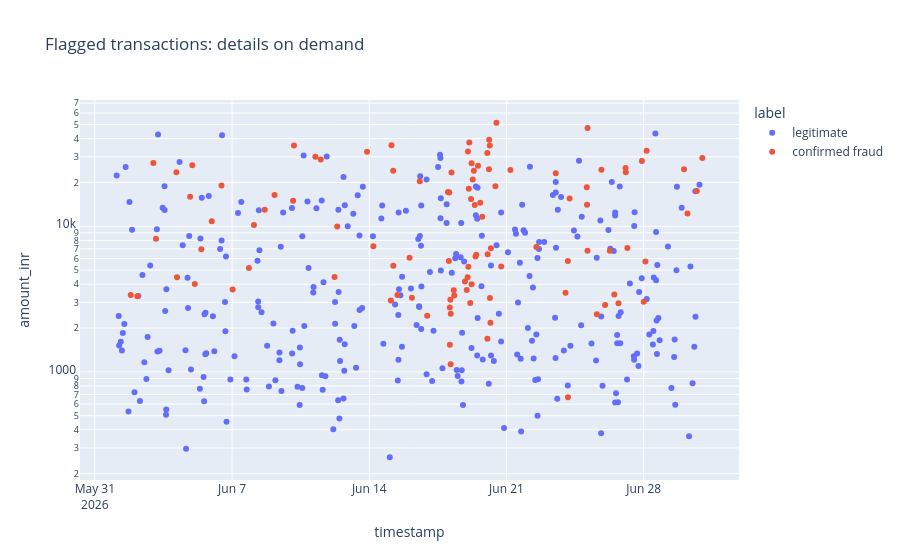
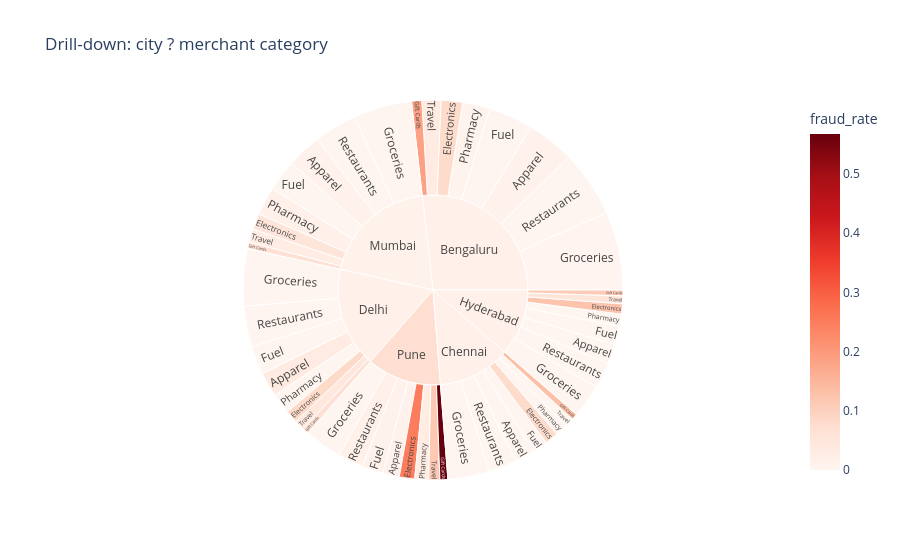

Write notebook code for charts like these, in order.
### Markdown cell above
## Task 5 — Creating an Interactive Case-Review Tool (Request #5)

**Practical context:** Investigators triage flagged cases themselves with zoom, filter and hover-for-details.

**Concept being applied:** **Details-on-demand / tooltips** (Slides 22–23), **dynamic queries** (Slide 15) and **drill-down**
(Slide 24) — Shneiderman's mantra as an actual tool.

**Tasks to complete:**
1. Interactive scatter (plotly) of all transactions with `detector_score >= 0.3`: x = timestamp, y = amount (log),
   colour = `label`, with a tooltip showing txn_id, customer, city, category, distance and score. Set `dragmode="select"`.
2. Interactive **sunburst** for drill-down: city → merchant category, sized by transaction count, coloured by fraud rate.

### Code cell
flagged = tx[tx.detector_score >= 0.3].copy()
fig = px.scatter(flagged, x="timestamp", y="amount_inr", color="label", log_y=True,
                 hover_data=["txn_id", "customer_id", "city", "merchant_category", "distance_from_home_km", "detector_score"],
                 title="Flagged transactions: details on demand")
fig.update_layout(dragmode="select"); fig.show()
summary = tx.groupby(["city", "merchant_category"], as_index=False).agg(transactions=("txn_id", "size"), fraud_rate=("is_fraud", "mean"))
fig_sun = px.sunburst(summary, path=["city", "merchant_category"], values="transactions", color="fraud_rate", color_continuous_scale="Reds", title="Drill-down: city ? merchant category")
fig_sun.show()

### Figure 1 — Plotly figure (JSON) as saved in the notebook; plotly's stock layout.template omitted (floating-point values rounded to 4 significant figures; data arrays with more than 128 entries replaced by an {"elided": "..."} marker saying what was removed)
{"data": [{"customdata": {"elided": "297x6 mixed values"}, "hovertemplate": "label=legitimate<br>timestamp=%{x}<br>amount_inr=%{y}<br>txn_id=%{customdata[0]}<br>customer_id=%{customdata[1]}<br>city=%{customdata[2]}<br>merchant_category=%{customdata[3]}<br>distance_from_home_km=%{customdata[4]}<br>detector_score=%{customdata[5]}<extra></extra>", "legendgroup": "legitimate", "marker": {"color": "#636efa", "symbol": "circle"}, "mode": "markers", "name": "legitimate", "orientation": "v", "showlegend": true, "type": "scatter", "x": {"elided": "297 str values"}, "xaxis": "x", "y": {"elided": "297 float values"}, "yaxis": "y"}, {"customdata": {"elided": "104x6 mixed values"}, "hovertemplate": "label=confirmed fraud<br>timestamp=%{x}<br>amount_inr=%{y}<br>txn_id=%{customdata[0]}<br>customer_id=%{customdata[1]}<br>city=%{customdata[2]}<br>merchant_category=%{customdata[3]}<br>distance_from_home_km=%{customdata[4]}<br>detector_score=%{customdata[5]}<extra></extra>", "legendgroup": "confirmed fraud", "marker": {"color": "#EF553B", "symbol": "circle"}, "mode": "markers", "name": "confirmed fraud", "orientation": "v", "showlegend": true, "type": "scatter", "x": ["2026-06-01T19:58:00.000000", "2026-06-02T04:00:00.000000", "2026-06-02T23:35:00.000000", "2026-06-03T02:50:00.000000", "2026-06-04T03:50:00.000000", "2026-06-04T04:37:00.000000", "2026-06-04T20:39:00.000000", "2026-06-04T23:20:00.000000", "2026-06-05T02:20:00.000000", "2026-06-05T10:21:00.000000", "2026-06-05T23:08:00.000000", "2026-06-06T11:04:00.000000", "2026-06-07T00:43:00.000000", "2026-06-07T20:38:00.000000", "2026-06-08T02:48:00.000000", "2026-06-08T16:02:00.000000", "2026-06-09T04:02:00.000000", "2026-06-10T02:44:00.000000", "2026-06-10T03:50:00.000000", "2026-06-11T06:01:00.000000", "2026-06-11T12:38:00.000000", "2026-06-12T05:28:00.000000", "2026-06-12T08:46:00.000000", "2026-06-13T21:16:00.000000", "2026-06-14T05:02:00.000000", "2026-06-15T02:22:00.000000", "2026-06-15T03:10:00.000000", "2026-06-15T05:24:00.000000", "2026-06-15T05:14:00.000000", "2026-06-15T10:29:00.000000", "2026-06-16T01:16:00.000000", "2026-06-16T04:13:00.000000", "2026-06-16T13:50:00.000000", "2026-06-16T22:54:00.000000", "2026-06-18T00:19:00.000000", "2026-06-18T01:55:00.000000", "2026-06-18T01:28:00.000000", "2026-06-18T02:37:00.000000", "2026-06-18T02:40:00.000000", "2026-06-18T03:45:00.000000", "2026-06-18T03:16:00.000000", "2026-06-18T03:36:00.000000", "2026-06-18T04:39:00.000000", "2026-06-18T07:24:00.000000", "2026-06-18T08:02:00.000000", "2026-06-18T21:07:00.000000", "2026-06-18T23:20:00.000000", "2026-06-19T00:47:00.000000", "2026-06-19T00:25:00.000000", "2026-06-19T01:53:00.000000", "2026-06-19T01:19:00.000000", "2026-06-19T02:26:00.000000", "2026-06-19T03:35:00.000000", "2026-06-19T04:38:00.000000", "2026-06-19T05:17:00.000000", "2026-06-19T05:13:00.000000", "2026-06-19T06:41:00.000000", "2026-06-19T08:02:00.000000", "2026-06-19T09:08:00.000000", "2026-06-19T10:04:00.000000", "2026-06-19T11:01:00.000000", "2026-06-19T13:04:00.000000", "2026-06-19T15:52:00.000000", "2026-06-19T18:14:00.000000", "2026-06-20T00:35:00.000000", "2026-06-20T00:32:00.000000", "2026-06-20T00:53:00.000000", "2026-06-20T02:33:00.000000", "2026-06-20T02:49:00.000000", "2026-06-20T03:41:00.000000", "2026-06-20T03:32:00.000000", "2026-06-20T04:21:00.000000", "2026-06-20T04:55:00.000000", "2026-06-20T10:24:00.000000", "2026-06-20T11:41:00.000000", "2026-06-20T17:29:00.000000", "2026-06-21T04:44:00.000000", "2026-06-22T12:34:00.000000", "2026-06-23T12:18:00.000000", "2026-06-24T00:14:00.000000", "2026-06-24T03:13:00.000000", "2026-06-24T03:09:00.000000", "2026-06-24T05:16:00.000000", "2026-06-25T02:18:00.000000", "2026-06-25T02:35:00.000000", "2026-06-25T03:16:00.000000", "2026-06-25T03:10:00.000000", "2026-06-25T14:37:00.000000", "2026-06-25T20:14:00.000000", "2026-06-26T00:41:00.000000", "2026-06-26T06:30:00.000000", "2026-06-26T11:59:00.000000", "2026-06-26T17:05:00.000000", "2026-06-27T01:45:00.000000", "2026-06-27T02:06:00.000000", "2026-06-27T03:57:00.000000", "2026-06-27T21:46:00.000000", "2026-06-28T00:02:00.000000", "2026-06-28T02:05:00.000000", "2026-06-28T03:32:00.000000", "2026-06-30T01:21:00.000000", "2026-06-30T05:32:00.000000", "2026-06-30T16:57:00.000000", "2026-06-30T23:43:00.000000"], "xaxis": "x", "y": [3369.0, 3309.0, 27170.0, 8198.0, 23460.0, 4462.0, 15920.0, 26220.0, 4015.0, 6960.0, 10830.0, 19060.0, 3682.0, 5160.0, 10220.0, 12970.0, 16400.0, 14980.0, 35900.0, 30060.0, 28720.0, 4474.0, 9949.0, 32550.0, 7277.0, 3087.0, 36030.0, 5347.0, 24060.0, 3368.0, 6090.0, 3227.0, 20360.0, 2430.0, 17180.0, 17050.0, 5772.0, 2771.0, 1535.0, 2505.0, 3126.0, 1126.0, 23420.0, 3630.0, 3339.0, 4182.0, 3649.0, 32690.0, 4465.0, 18120.0, 5278.0, 37680.0, 2976.0, 15420.0, 3996.0, 27060.0, 20980.0, 24100.0, 14010.0, 6209.0, 6379.0, 26010.0, 14520.0, 11610.0, 1689.0, 31880.0, 6432.0, 24600.0, 39340.0, 3214.0, 35840.0, 2172.0, 7066.0, 18840.0, 51420.0, 5302.0, 24350.0, 7206.0, 23100.0, 3488.0, 669.0, 5780.0, 15530.0, 18560.0, 14060.0, 47260.0, 6795.0, 2487.0, 24490.0, 2877.0, 6783.0, 3393.0, 2957.0, 25150.0, 23470.0, 7094.0, 28090.0, 3029.0, 5717.0, 33020.0, 24690.0, 12260.0, 17500.0, 29450.0], "yaxis": "y"}], "layout": {"dragmode": "select", "legend": {"title": {"text": "label"}, "tracegroupgap": 0}, "title": {"text": "Flagged transactions: details on demand"}, "xaxis": {"anchor": "y", "domain": [0, 1], "title": {"text": "timestamp"}}, "yaxis": {"anchor": "x", "domain": [0, 1], "title": {"text": "amount_inr"}, "type": "log"}}}

### Figure 2 — Plotly figure (JSON) as saved in the notebook; plotly's stock layout.template omitted (floating-point values rounded to 4 significant figures)
{"data": [{"branchvalues": "total", "customdata": [[0.008929], [0.07921], [0.0], [0.1875], [0.00271], [0.007752], [0.0], [0.03371], [0.0], [0.07937], [0.0], [0.1333], [0.0], [0.0], [0.0], [0.0], [0.03478], [0.08333], [0.0], [0.06667], [0.0], [0.0], [0.0], [0.04255], [0.0], [0.125], [0.0], [0.1111], [0.0], [0.0], [0.0], [0.05405], [0.01242], [0.05333], [0.0], [0.06667], [0.0], [0.01493], [0.0], [0.03175], [0.01282], [0.25], [0.01], [0.5676], [0.0], [0.03077], [0.01681], [0.1154], [0.01622], [0.01316], [0.0138], [0.01754], [0.01104], [0.07286]], "domain": {"x": [0, 1], "y": [0, 1]}, "hovertemplate": "labels=%{label}<br>transactions=%{value}<br>parent=%{parent}<br>id=%{id}<br>fraud_rate=%{color}<extra></extra>", "ids": ["Bengaluru/Apparel", "Bengaluru/Electronics", "Bengaluru/Fuel", "Bengaluru/Gift Cards", "Bengaluru/Groceries", "Bengaluru/Pharmacy", "Bengaluru/Restaurants", "Bengaluru/Travel", "Chennai/Apparel", "Chennai/Electronics", "Chennai/Fuel", "Chennai/Gift Cards", "Chennai/Groceries", "Chennai/Pharmacy", "Chennai/Restaurants", "Chennai/Travel", "Delhi/Apparel", "Delhi/Electronics", "Delhi/Fuel", "Delhi/Gift Cards", "Delhi/Groceries", "Delhi/Pharmacy", "Delhi/Restaurants", "Delhi/Travel", "Hyderabad/Apparel", "Hyderabad/Electronics", "Hyderabad/Fuel", "Hyderabad/Gift Cards", "Hyderabad/Groceries", "Hyderabad/Pharmacy", "Hyderabad/Restaurants", "Hyderabad/Travel", "Mumbai/Apparel", "Mumbai/Electronics", "Mumbai/Fuel", "Mumbai/Gift Cards", "Mumbai/Groceries", "Mumbai/Pharmacy", "Mumbai/Restaurants", "Mumbai/Travel", "Pune/Apparel", "Pune/Electronics", "Pune/Fuel", "Pune/Gift Cards", "Pune/Groceries", "Pune/Pharmacy", "Pune/Restaurants", "Pune/Travel", "Bengaluru", "Chennai", "Delhi", "Hyderabad", "Mumbai", "Pune"], "labels": ["Apparel", "Electronics", "Fuel", "Gift Cards", "Groceries", "Pharmacy", "Restaurants", "Travel", "Apparel", "Electronics", "Fuel", "Gift Cards", "Groceries", "Pharmacy", "Restaurants", "Travel", "Apparel", "Electronics", "Fuel", "Gift Cards", "Groceries", "Pharmacy", "Restaurants", "Travel", "Apparel", "Electronics", "Fuel", "Gift Cards", "Groceries", "Pharmacy", "Restaurants", "Travel", "Apparel", "Electronics", "Fuel", "Gift Cards", "Groceries", "Pharmacy", "Restaurants", "Travel", "Apparel", "Electronics", "Fuel", "Gift Cards", "Groceries", "Pharmacy", "Restaurants", "Travel", "Bengaluru", "Chennai", "Delhi", "Hyderabad", "Mumbai", "Pune"], "marker": {"coloraxis": "coloraxis", "colors": [0.008929, 0.07921, 0.0, 0.1875, 0.00271, 0.007752, 0.0, 0.03371, 0.0, 0.07937, 0.0, 0.1333, 0.0, 0.0, 0.0, 0.0, 0.03478, 0.08333, 0.0, 0.06667, 0.0, 0.0, 0.0, 0.04255, 0.0, 0.125, 0.0, 0.1111, 0.0, 0.0, 0.0, 0.05405, 0.01242, 0.05333, 0.0, 0.06667, 0.0, 0.01493, 0.0, 0.03175, 0.01282, 0.25, 0.01, 0.5676, 0.0, 0.03077, 0.01681, 0.1154, 0.01622, 0.01316, 0.0138, 0.01754, 0.01104, 0.07286]}, "name": "", "parents": ["Bengaluru", "Bengaluru", "Bengaluru", "Bengaluru", "Bengaluru", "Bengaluru", "Bengaluru", "Bengaluru", "Chennai", "Chennai", "Chennai", "Chennai", "Chennai", "Chennai", "Chennai", "Chennai", "Delhi", "Delhi", "Delhi", "Delhi", "Delhi", "Delhi", "Delhi", "Delhi", "Hyderabad", "Hyderabad", "Hyderabad", "Hyderabad", "Hyderabad", "Hyderabad", "Hyderabad", "Hyderabad", "Mumbai", "Mumbai", "Mumbai", "Mumbai", "Mumbai", "Mumbai", "Mumbai", "Mumbai", "Pune", "Pune", "Pune", "Pune", "Pune", "Pune", "Pune", "Pune", "", "", "", "", "", ""], "type": "sunburst", "values": [224.0, 101.0, 208.0, 48.0, 369.0, 129.0, 312.0, 89.0, 95.0, 63.0, 71.0, 30.0, 195.0, 57.0, 131.0, 42.0, 115.0, 60.0, 134.0, 30.0, 269.0, 96.0, 191.0, 47.0, 94.0, 48.0, 87.0, 27.0, 155.0, 57.0, 122.0, 37.0, 161.0, 75.0, 148.0, 30.0, 275.0, 134.0, 201.0, 63.0, 78.0, 72.0, 100.0, 37.0, 177.0, 65.0, 119.0, 52.0, 1480.0, 684.0, 942.0, 627.0, 1087.0, 700.0]}], "layout": {"coloraxis": {"autocolorscale": false, "colorbar": {"title": {"text": "fraud_rate"}}, "colorscale": [[0, "rgb(255,245,240)"], [0.125, "rgb(254,224,210)"], [0.25, "rgb(252,187,161)"], [0.375, "rgb(252,146,114)"], [0.5, "rgb(251,106,74)"], [0.625, "rgb(239,59,44)"], [0.75, "rgb(203,24,29)"], [0.875, "rgb(165,15,21)"], [1, "rgb(103,0,13)"]]}, "legend": {"tracegroupgap": 0}, "title": {"text": "Drill-down: city ? merchant category"}}}
